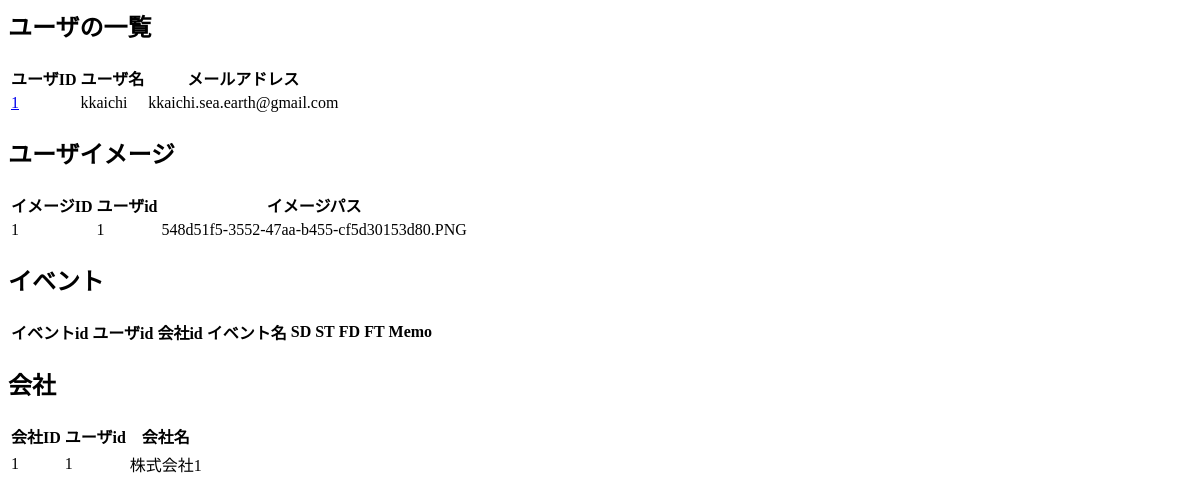
Page /crud/users (signed in) on the earlier database version.
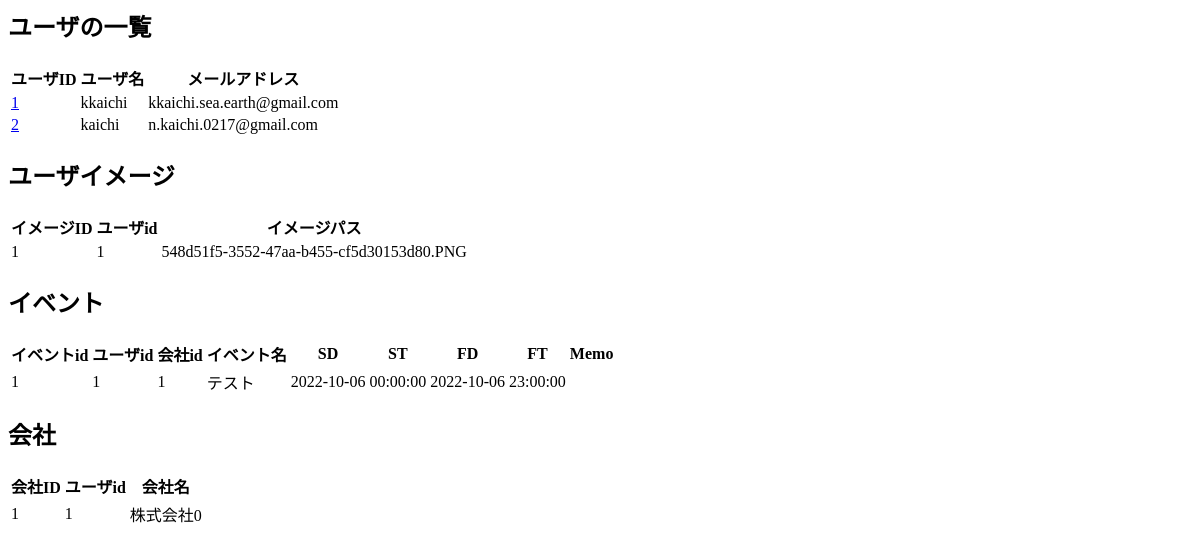
Same page on the later database version.
### apps/crud/models.py (models this page shows, shortened)
class User(db.Model, UserMixin):
    __tablename__ = "users"
    id = db.Column(db.Integer, primary_key=True)
    username = db.Column(db.String, index=True)
    email = db.Column(db.String, unique=True, index=True)
    password_hash = db.Column(db.String)
    created_at = db.Column(db.DateTime, default=datetime.datetime.now)
    updated_at = db.Column(
        db.DateTime, default=datetime.datetime.now, onupdate=datetime.datetime.now
    )
    @property
    def password(self):
        raise AttributeError("読み取り不可")

### apps/account/models.py (models this page shows)
class UserImage(db.Model):
    __tablename__ = "user_images"
    id = db.Column(db.Integer, primary_key=True)
    user_id = db.Column(db.String, db.ForeignKey("users.id"))
    image_path = db.Column(db.String)

### apps/mypage/models.py (models this page shows, shortened)
class Company(db.Model):
    __tablename__ = "companies"
    id = db.Column(db.Integer, primary_key=True)
    user_id = db.Column(db.String, db.ForeignKey("users.id"))
    company_name = db.Column(db.String, index=True)

class Event(db.Model):
    __tablename__ = "events"
    id = db.Column(db.Integer, primary_key=True)
    user_id = db.Column(db.String, db.ForeignKey("users.id"))
    company_id = db.Column(db.String, db.ForeignKey("companies.id"))
    event_name = db.Column(db.String, index=True)
    start_day = db.Column(db.Date)
    start_time = db.Column(db.Time)
    finish_day = db.Column(db.Date)
    finish_time = db.Column(db.Time)
    memo = db.Column(db.String)

### apps/crud/views.py (the view)
@crud.route("/users")
@login_required
def users():
    if current_user.email != "kkaichi.sea.earth@gmail.com":
        return abort(400)
    users = User.query.all()
    users_image = UserImage.query.all()
    event = Event.query.all()
    company = Company.query.all()
    return render_template(
        "crud/index.html",
        users=users,
        users_image=users_image,
        event=event,
        company=company,
    )

### apps/crud/models.py (called while the page is built)
@login_manager.user_loader
def load_user(user_id):
    return User.query.get(user_id)

### apps/crud/templates/crud/index.html
<h2>ユーザの一覧</h2>
<table>
  <tr>
    <th>ユーザID</th>
    <th>ユーザ名</th>
    <th>メールアドレス</th>
  </tr>
  {% for user in users %}
  <tr>
    <td><a href="{{url_for('crud.edit_user',user_id=user.id)}}">{{user.id}}</a></td>
    <td>{{user.username}}</td>
    <td>{{user.email}}</td>
  </tr>
  {% endfor %}
</table>
<h2>ユーザイメージ</h2>
<table>
  <tr>
    <th>イメージID</th>
    <th>ユーザid</th>
    <th>イメージパス</th>
  </tr>
  {% for user_image in users_image %}
  <tr>
    <td>{{user_image.id}}</td>
    <td>{{user_image.user_id}}</td>
    <td>{{user_image.image_path}}</td>
  </tr>
  {% endfor %}
</table>
<h2>イベント</h2>
<table>
  <tr>
    <th>イベントid</th>
    <th>ユーザid</th>
    <th>会社id</th>
    <th>イベント名</th>
    <th>SD</th>
    <th>ST</th>
    <th>FD</th>
    <th>FT</th>
    <th>Memo</th>
  </tr>
  {% for e in event %}
  <tr>
    <td>{{e.id}}</td>
    <td>{{e.user_id}}</td>
    <td>{{e.company_id}}</td>
    <td>{{e.event_name}}</td>
    <td>{{e.start_day}}</td>
    <td>{{e.start_time}}</td>
    <td>{{e.finish_day}}</td>
    <td>{{e.finish_time}}</td>
    <td>{{e.memo}}</td>
  </tr>
  {% endfor %}
</table>
<h2>会社</h2>
<table>
  <tr>
    <th>会社ID</th>
    <th>ユーザid</th>
    <th>会社名</th>
  </tr>
  {% for c in company %}
  <tr>
    <td>{{c.id}}</td>
    <td>{{c.user_id}}</td>
    <td>{{c.company_name}}</td>
  </tr>
  {% endfor %}
</table>

Differences in the rows shown:
added User: id "2", username "kaichi", email "n.kaichi.0217@gmail.com"
added Event: id "1", user_id "1", company_id "1", event_name "テスト", start_day "2022-10-06", start_time "00:00:00", finish_day "2022-10-06", finish_time "23:00:00"
changed Company id 1: company_name "株式会社1" → "株式会社0"
